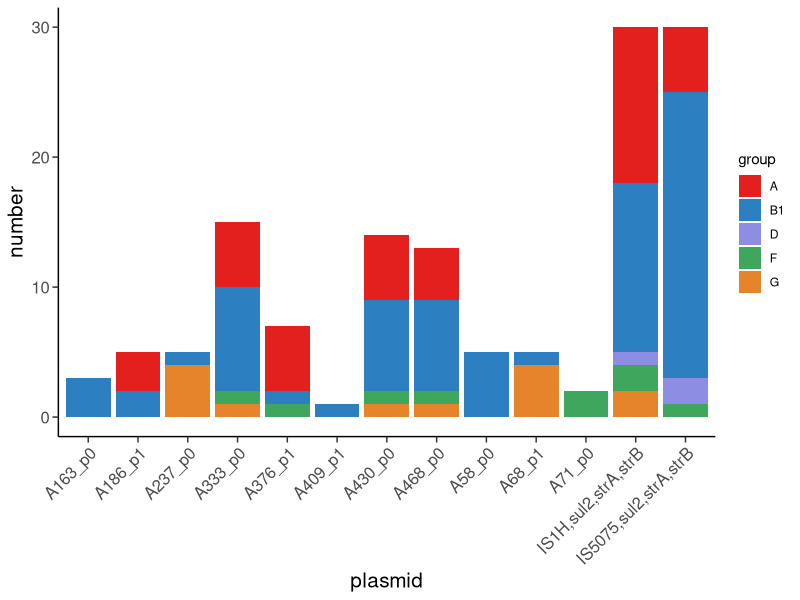
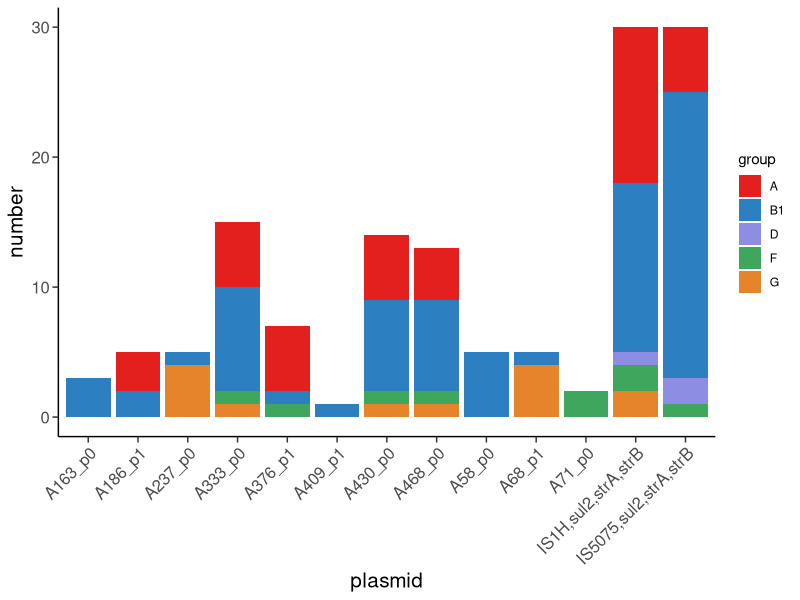

Write R code to recreate these figures, in order.
library(ggplot2)

data <- read.table("strAB_all_coverage_0.9_0.8_chr.txt", header = T, check.names = F)

data$group <- factor(data$group,levels = c("A","B1","D","F","G"))
mycol <- c("#e4201e","#2c80c1","#8d8de3","#3ea75d","#e5842b")

p <- ggplot(data, aes(x=plasmid, y=value, fill=group)) + geom_bar(stat = "identity",position ="stack") +
  scale_fill_manual(values=mycol) + labs(x = "plasmid" , y = "number") +
  theme(axis.title=element_text(size=15),axis.text.x = element_text(angle=45, hjust = 1, vjust = 1 ,size = 12),
        axis.text.y = element_text(size = 12),axis.ticks.length=unit(0.15,'cm') ,
        panel.background = element_blank(),axis.line = element_line(color = "black"))
p
ggsave("bar.pdf",p,width = 8,height = 8)
